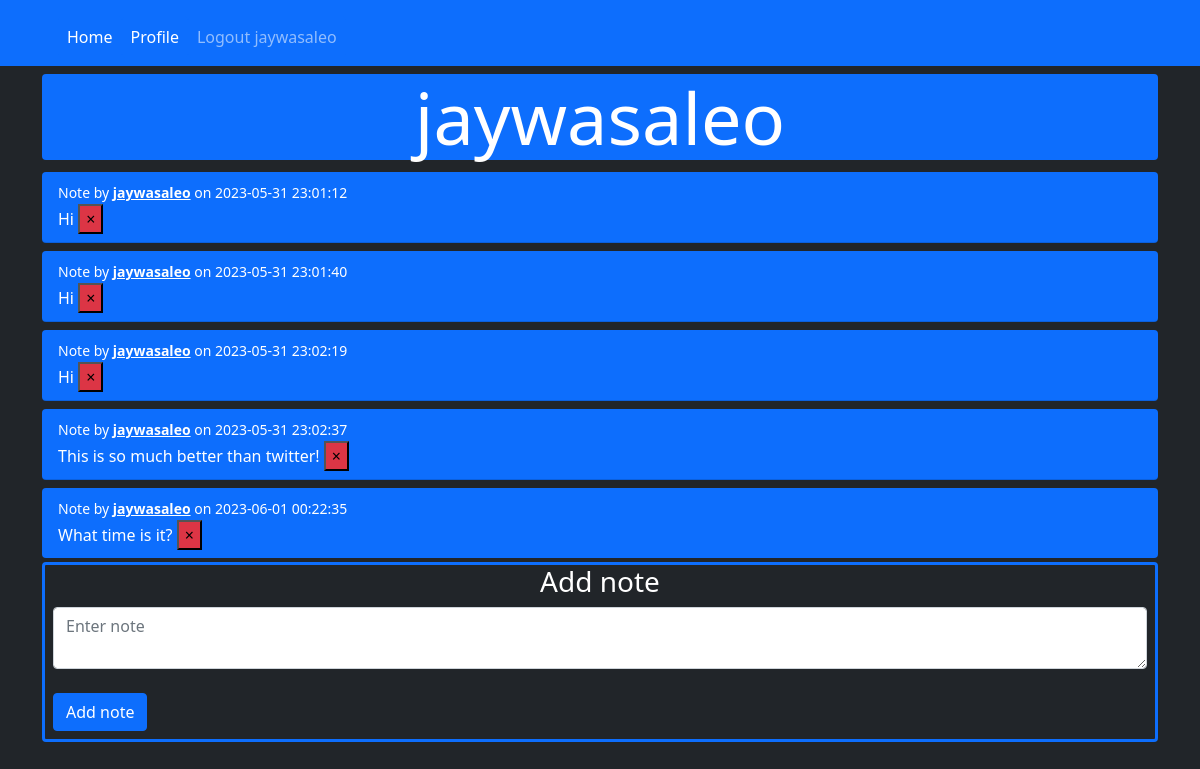
The app's page /u/jaywasaleo (signed in), older data.
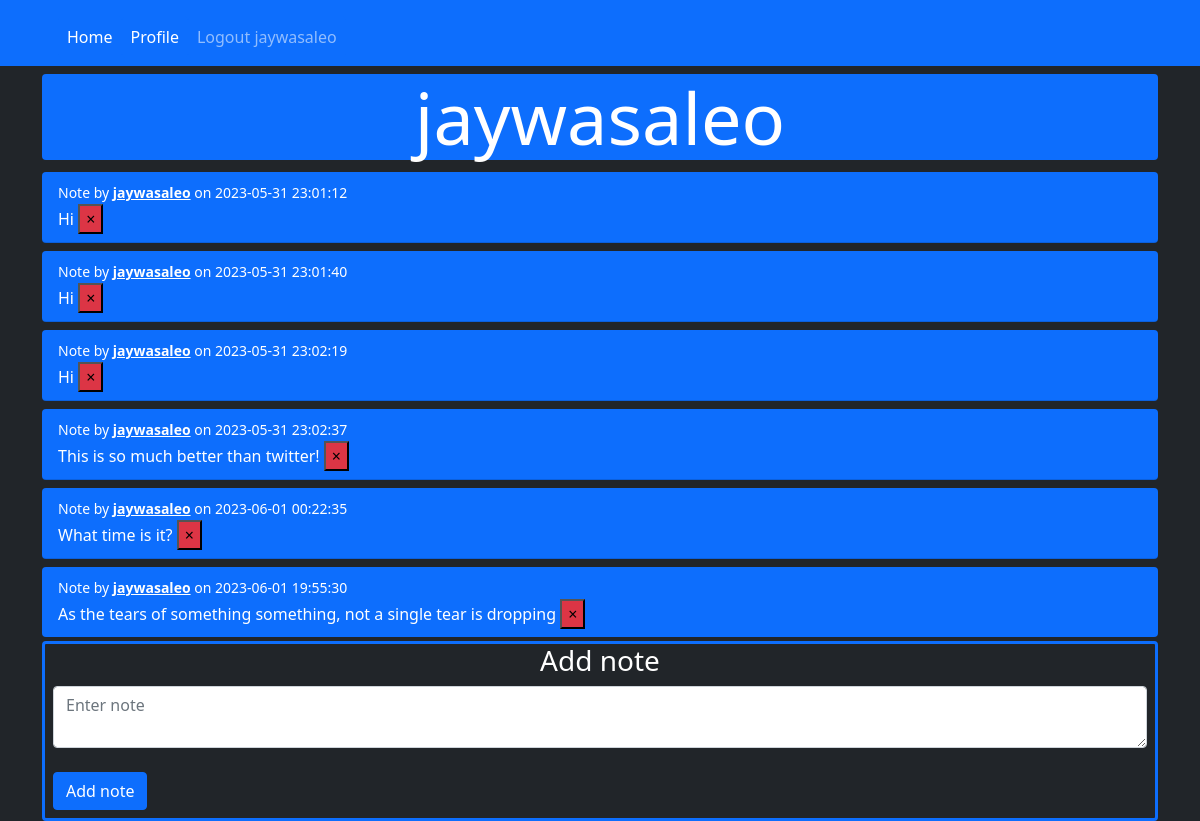
The same page, newer data.
### website/models.py (models this page shows)
class Note(db.Model):
    id = db.Column(db.Integer, primary_key = True)
    data = db.Column(db.String(10000))
    date = db.Column(db.DateTime(timezone = True), default = func.now())
    user_id = db.Column(db.Integer, db.ForeignKey('user.id'))

class User(db.Model, UserMixin):
    id = db.Column(db.Integer, primary_key = True)
    email = db.Column(db.String(150), unique = True)
    password = db.Column(db.String(150))
    username = db.Column(db.String(50))
    notes = db.relationship('Note')

### website/views.py (the view, shortened to what this page needs)
@views.route('u/<username>', methods=['GET', 'POST'])
@login_required
def user(username):
    user = User.query.filter_by(username=username).first_or_404()
    all_notes = Note.query.all()
    all_users = User.query.all()
    return render_template("user.html", current_user=current_user, user=user, notelist=all_notes, userlist=all_users)

### website/__init__.py (called while the page is built)
def create_app():
    app = Flask(__name__)
    app.config['SECRET_KEY'] = 'asddfgghjhjk'
    app.config['SQLALCHEMY_DATABASE_URI'] = f'sqlite:///{DB_NAME}'
    db.init_app(app)
    from .views import views
    from .auth import auth
    app.register_blueprint(views, url_prefix='/')
    app.register_blueprint(auth, url_prefix='/')
    from .models import User, Note
    with app.app_context():
        db.create_all()
    login_manager = LoginManager()
    login_manager.login_view = 'auth.login'
    login_manager.init_app(app)
    @login_manager.user_loader
    def load_user(id):
        return User.query.get(int(id))
    return app

### website/templates/user.html (shortened to what this page needs)
{% extends "base.html" %}
{% block content%}
<h1 class="display-2 text-center bg-primary rounded">
    {{ user.username }}
</h1>
<ul class="list-group list-group-flush" id="notes">
    {% for note in user.notes %}
        <li class="list-group-item my-1 rounded bg-primary text-white">
            <small>Note by <b><a class="text-white" href="{{ url_for('views.user', username=user.username) }}">{{user.username}}</a></b> on {{note.date}}</small>
            <br />
            {{ note.data }}
        {% if current_user.id == user.id %}
            <button type="button" class="btn-small close bg-danger" onclick="">
                <span aria-hidden="true">&times;<span>
            </button>
        {% endif %}
        </li>
    {% endfor %}
</ul>
{% if current_user.id == user.id %}
    <form class="pb-2 px-2 border border-primary  border-3 rounded" method="post">
        <h3 class="text-center" >Add note</h3>
        <textarea class="form-control" id="note" name="note" placeholder="Enter note"></textarea>
        <br />
        <button class="btn btn-primary" type="submit">Add note</button>
    </form>
{% endif %}
{% endblock %}

### website/templates/base.html (shortened to what this page needs)
<!DOCTYPE html>
<html lang="en">
<head>
    <link href="https://cdn.jsdelivr.net/npm/bootstrap@5.0.2/dist/css/bootstrap.min.css" rel="stylesheet">
</head>
<body class="bg-dark text-white">
    <nav class="navbar navbar-expand-md navbar-dark bg-primary">
        <div class="container-xl">
            <div class="ms-3 mt-2 collapse navbar-collapse" id="main-nav">
                <ul class="navbar-nav">
                    {% if user.is_authenticated %}
                    <li class="nav-item"><a class="btn btn-primary nav-link text-white" id="home" href="/">Home</a></li>
                    <li class="nav-item"><a class="btn btn-primary nav-link text-white" id="user" href="{{ url_for('views.user', username=current_user.username) }}">Profile</a></li>
                    <li class="nav-item"><a class="btn btn-primary nav-link" id="logout" href="/logout">Logout {{current_user.username}}</a></li>
                    {% else %}
                    <li class="nav-item"><a class="btn btn-primary nav-link" id="login" href="login">Login</a></li>
                    <li class="nav-item"><a class="btn btn-primary nav-link" id="signup" href="signup">Sign Up</a></li>
                    {% endif %}
                </ul>
            </div>
        </div>
    </nav>
    <div class="container mt-2">
        {% block content %}
        {% endblock %}
    </div>
</body>
</html>

Row changes from the older to the newer data that the page shows:
added Note: {{ user.username }} "jaywasaleo", date "2023-06-01 19:55:30", data "As the tears of something something, not a single tear is dropping"
